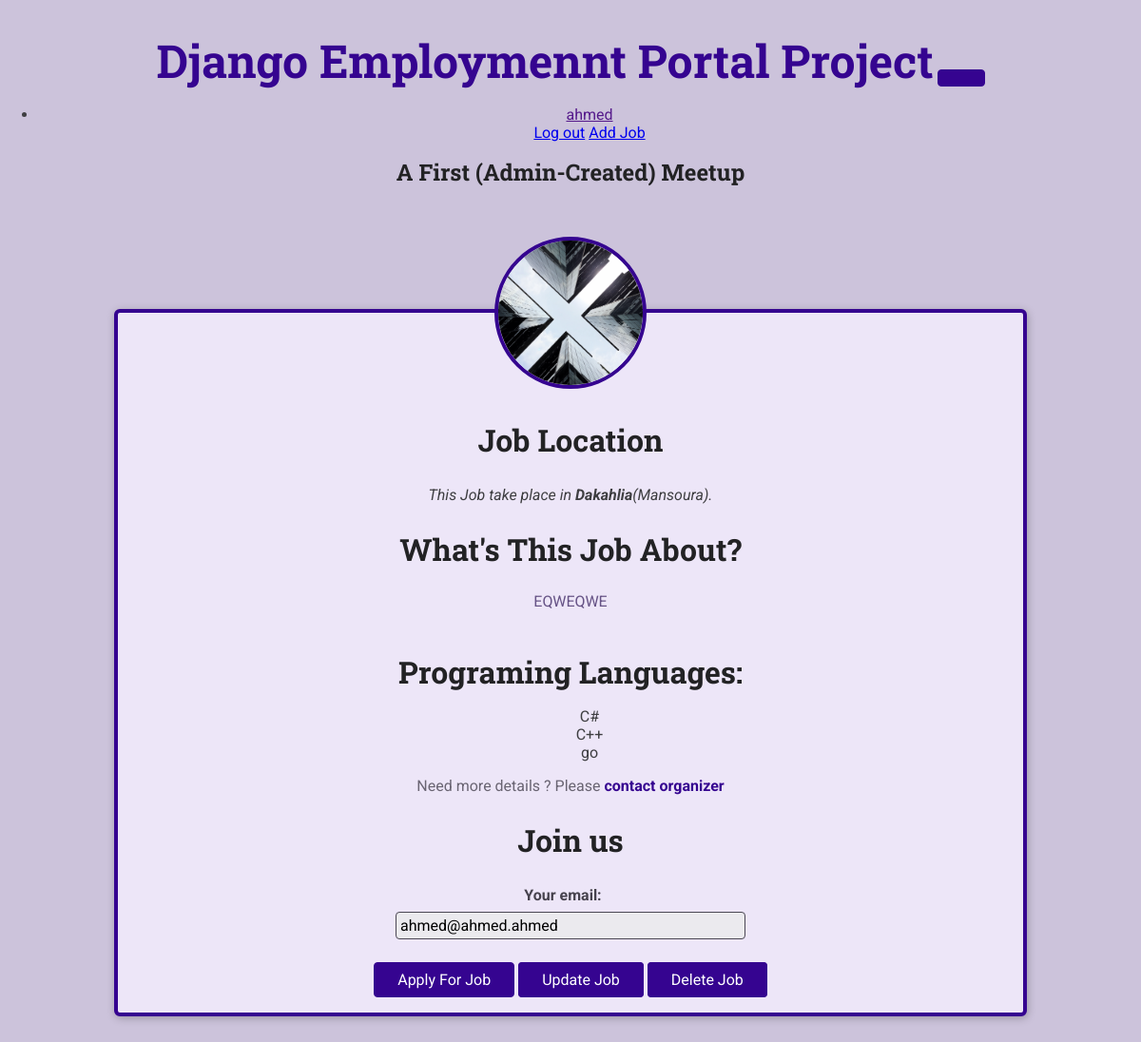
/meetups/a-third-meetup/ (signed in), run on the app's committed database.
### meetups/models.py (models this page shows, shortened)
class Meetup(models.Model):
    title = models.CharField(max_length=200)
    organizer_email = models.EmailField()
    date = models.DateField()
    slug = models.SlugField(unique=True)
    description = models.TextField()
    image = models.ImageField(upload_to='image')
    location = models.ForeignKey(Location,on_delete=models.CASCADE)
    participants = models.ManyToManyField(Participant, blank=True, null=True)
    programin_languages = models.ManyToManyField(Programing_Language,blank=True, null=True)

class Location(models.Model):
    name = models.CharField(max_length=200)
    address= models.CharField(max_length=300)

class Programing_Language(models.Model):
    language_Name = models.CharField(max_length=225)
    def __str__(self):
        return self.language_Name

### meetups/views.py (the view, shortened to what this page needs)
# urls.py: path('<slug:meetup_slug>/',views.meetup_details,name='meetup-detail'), # our-domain.com/meetups/ <dynamic-path-segment>
def meetup_details(request, meetup_slug):
    try:
        selected_meetup =Meetup.objects.get(slug=meetup_slug)
        if request.method =='GET':
            registration_form = RegistrationForm()
            print(request.user.email)
            if request.user.is_authenticated:
                registration_form.fields['email'].initial=request.user.email
        return render(request,'meetups/meetup_details.html',{
                'meetup_found':True,
                'meetup': selected_meetup,
                'form': registration_form
            })
    except Exception as exc:
        print(exc)
        return render(request,'meetups/meetup_details.html',{
            'meetup_found': False
        })

### meetups/forms.py
class RegistrationForm(forms.ModelForm):
    email = forms.EmailField(label='Your email')
    class Meta:
        model= Participant
        fields=['email']

### meetups/templates/meetups/meetup_details.html (shortened to what this page needs)
{% extends 'meetups/base/base.html'%}
{% load static%}
{% block site_css %}
<link rel="stylesheet" href="{% static 'meetups/styles/meetup_details.css' %}">
<link rel="stylesheet" href="{% static 'meetups/styles/base.css' %}">
{% endblock %}
{% block main_heading %}
{{meetup.title}}
{% endblock %}
{% block body%}
{% if meetup_found %}
        <article>
            <img id='main-image' src="{{ meetup.image.url }}" alt="{{ meetup.title }}">
            <section id="location">
                <h2>Job Location</h2>
                <address>This Job take place in <span>{{meetup.location.name}}</span>({{meetup.location.address}}).</address>
            </section>
            <section id="details">
                <h2>What's This Job About?</h2>
                <p>{{ meetup.description }}</p>
                <h2>Programing Languages:</h2>
                <ul style="list-style: none;">
                {% for pl in meetup.programin_languages.all %}
                    <li>{{ pl }}</li>
                {% endfor %}
                </ul>
                <footer>
                    <p> Need more details ? Please <a href="mailto:{{meetup.organizer_email}}">contact organizer</a> </p>
                </footer>
            </section>
            <section id="registration">
                <h2> Join us </h2>
                <form action="{% url 'meetup-detail' meetup.slug %}" method="POST">
                    <ul>
                    {{ form.as_ul }}
                    </ul>
                <div id='registration-actions'>
                    <button type="submit" >Apply For Job </button>
                    <a href="{% url 'updateJobs' meetup.id %}" class="btn">Update Job</a>
                    <a href="{% url 'deleteJobs' meetup.id %}" class="btn">Delete Job</a>
                </div>
                </form>
            </section>
        </article>
{% endif %}
        {% endblock %}

### meetups/templates/meetups/base/base.html (shortened to what this page needs)
{% load static %}
<!DOCTYPE html>
<html lang="en">
<head>
    <link rel="stylesheet" href="{% static 'meetups/styles/base.css' %}">
    {% block site_css %}{% endblock %}
</head>
<body>
    <header id="main-header">
    {% if user.is_authenticated %}
    <nav class="navbar navbar-expand-sm navbar-light ">
        <div class="container">
            <a href="/meetups/" id="main-logo">Django Employmennt Portal Project</a>
            <button class="navbar-toggler" type="button" data-toggle="collapse" aria-controls="mainMenu">
            </button>
            <div class="collapse navbar-collapse" id="mainMenu">
                <ul class="navbar-nav ml-auto">
                    <li class="nav-item dropdown">
                        <a class="nav-link dropdown-toggle" href="" id="userMenu" data-toggle="dropdown" aria-haspopup="true" aria-expanded="true" >
                            {{user.username}}
                            <div class="dropdown-menu dropdown-menu-right" aria-labelledby="userMenu">
                                <a class="dropdown-item" href="{% url 'logout' %}">Log out</a>
                                <a class="dropdown-item" href="{% url 'addJobs' %}">Add Job</a>
                        </div>
                    </li>
                </ul>
            </div>
        </div>
    </nav>
    {% endif %}
    <h1>{% block main_heading %}we got great Jobs coming up! {% endblock %}</h1>
</header>
<main>
    {% block body %} {% endblock %}
</main>
</body>
</html>

### meetups/static/meetups/styles/base.css (style rules this page uses)
* { box-sizing: border-box; }
body { font-family: 'Roboto', sans-serif; margin: 0; background-color: #ccc3db; color: #3e3e41; }
h1, h2, h3 { font-family: 'Roboto Slab', sans-serif; color: #222224; }
button, .btn { cursor: pointer; font: inherit; padding: 0.5rem 1.5rem; background-color: #350490; border: 1px solid #350490; color: white; border-radius: 4px; text-decoration: none; }
#main-header { width: 100%; text-align: center; padding: 2rem 0; }
#main-header h1 { font-size: 1.5rem; }
#main-logo { font-size: 3rem; font-family: 'Roboto Slab', sans-serif; text-decoration: none; color: #350490; font-weight: bold; }

### meetups/static/meetups/styles/meetup_details.css (style rules this page uses)
article { max-width: 60rem; margin: 5rem auto; border-radius: 6px; background-color: #ede6f8; border: 4px solid #350490; box-shadow: 1px 2px 8px rgba(0, 0, 0, 0.25); position: relative; padding: 1rem; text-align: center; }
#main-image { width: 10rem; height: 10rem; object-fit: cover; position: absolute; top: -5rem; left: calc(50% - 5rem); border-radius: 50%; border: 4px solid #350490; }
section:first-of-type { margin-top: 6rem; }
h2 { font-size: 2rem; }
address span { font-weight: bold; }
#details h2 { margin-bottom: 0.5rem; }
#details > p { color: #665386; padding: 1rem; border-radius: 4px; max-width: 80%; margin: auto; }
#details footer { color: #696472; }
#details footer a { color: #350490; text-decoration: none; font-weight: bold; }
#registration ul { list-style: none; margin: 0; padding: 0; }
#registration label { font-weight: bold; color: #46424d; margin-right: 1rem; display: block; margin-bottom: 0.5rem; }
#registration input { font: inherit; width: 40%; background-color: #ebeaee; border: 1px solid #4b4753; border-radius: 4px; padding: 0.25rem; }
#registration-actions { margin-top: 1.5rem; }

### data on the page
Meetup: title "A First (Admin-Created) Meetup", image (picture), location.name "Dakahlia", location.address "Mansoura", description "EQWEQWE"
Programing_Language: language_Name "C#"
Programing_Language: language_Name "C++"
Programing_Language: language_Name "go"

### other printed values
{{ user.username }} "ahmed"
